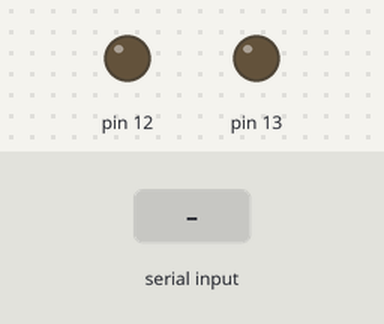
Simulated run of this sketch. Board: Arduino Uno, built with avr-gcc and run on an emulated ATmega328P. Parts: output pins drawn as LEDs (lit = HIGH). Inputs (shaded band) come from the test bench.

Above: at 1.2 s.
1.3 s: "90,45,200\n" received over Serial
At 2.2 s:
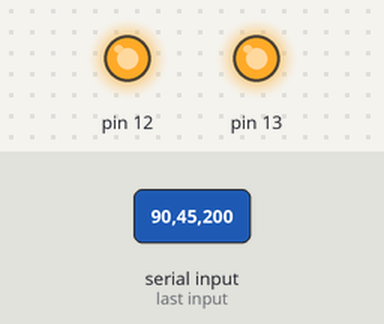
3.2 s: "MOTOR_SPEED:\n" received over Serial
At 4.5 s:
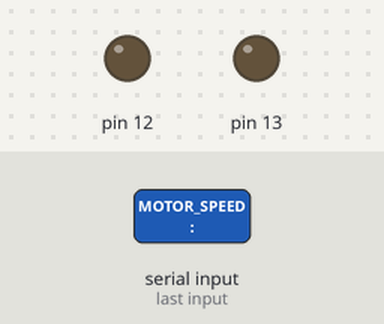
5.2 s: "90,45\n" received over Serial
At 6.3 s:
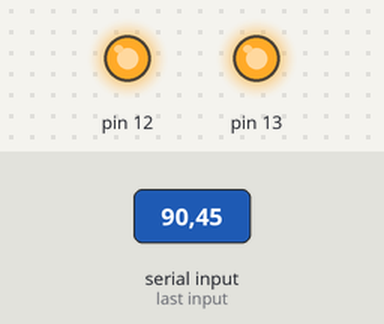
Timing chart, 0 to 8.2 s (numbered marks = the images above; inputs shaded):
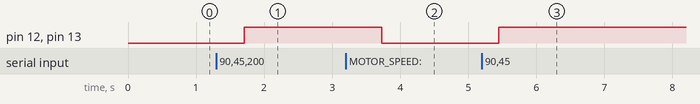

The sketch:

firmware.ino
```cpp
#include "config.h"
#include "motor.h"
#include "serial_cmd.h"

Motor left_motor, right_motor;

void setup() {
    serial_init(115200);
    motor_init(&left_motor,  LEFT_PWM,  MOTOR_BIAS);
    motor_init(&right_motor, RIGHT_PWM, 0.0f);
}

void loop() {
    serial_update(&left_motor, &right_motor);
}
```

motor.cpp
```cpp
#include "motor.h"

static int clamp(int val, int min, int max) {
    if (val < min) return min;
    if (val > max) return max;
    return val;
}

// Write a power level to one motor (forward direction)
static void write_motor(Motor *m, int power) {
    m->power = (uint8_t)clamp(power, 0, 100);
    analogWrite(m->pwm_pin, (m->power * 255) / 100);
}

void motor_init(Motor *m, uint8_t pwm_pin, float bias) {
    m->pwm_pin = pwm_pin;
    m->power   = 0;
    m->bias    = bias;

    pinMode(m->pwm_pin, OUTPUT);

    motor_stop(m);
}

void motor_set_power(Motor *left, Motor *right, uint8_t power) {
    // bias shifts power around the average — positive favours right, negative favours left
    int adjust = (int)(left->bias * power);

    write_motor(left,  power - adjust);
    write_motor(right, power + adjust);
}

void motor_apply_bias(Motor *left, Motor *right) {
    // Re-applies the bias split based on current power — for small in-flight corrections
    int adjust = (int)(left->bias * ((left->power + right->power) / 2.0f));

    write_motor(left,  (int)left->power  - adjust);
    write_motor(right, (int)right->power + adjust);
}

void motor_stop(Motor *m) {
    m->power = 0;
    // IN1 and IN2 both HIGH = active brake on the L298N
    analogWrite(m->pwm_pin, 0);
}

void motor_stop_all(Motor *left, Motor *right) {
    motor_stop(left);
    motor_stop(right);
}
```

motor.h
```cpp
#ifndef MOTOR_H
#define MOTOR_H

#include <Arduino.h>

// Holds everything needed to run one motor on an L298N
typedef struct {
    uint8_t pwm_pin;
    uint8_t power;    // current power level, 0-100
    float   bias;     // trim correction, -1.0 to +1.0 (store on left motor)
} Motor;

// Set up pins and zero the motor — call once per motor in setup()
void motor_init(Motor *m, uint8_t pwm_pin, float bias);

// Set both motors from a single 0-100 value — bias shifts the split around that average
// e.g. power=80, bias=0.1 → left gets 72, right gets 88
void motor_set_power(Motor *left, Motor *right, uint8_t power);

// Fine-tune an already-running pair using the bias stored on the left motor
// Useful for small in-flight corrections on top of set_power
void motor_apply_bias(Motor *left, Motor *right);

// Stop a single motor
void motor_stop(Motor *m);

// Stop both motors at once
void motor_stop_all(Motor *left, Motor *right);

#endif
```

serial_cmd.cpp
```cpp
// Serial command reference:
//   MOTOR_SPEED:0-100   — set both motors (bias shifts the split)
//   MOTOR_BIAS:-1.0-1.0 — update trim, positive favours right motor
//   MOTOR_STOP          — kill both motors immediately
//   STATUS              — print current speed and bias values

#include "serial_cmd.h"

void serial_init(int baud) {
    Serial.begin(baud);
    DEBUG("Serial ready");
}

// Parse and handle one complete command string e.g. "MOTOR_SPEED:50"
static void handle_command(const char *cmd, Motor *left, Motor *right) {

    if (strncmp(cmd, "MOTOR_SPEED:", 12) == 0) {
        int speed = atoi(cmd + 12);
        motor_set_power(left, right, speed);
        DEBUG_VAL("Speed set: ", speed);

    } else if (strncmp(cmd, "MOTOR_BIAS:", 11) == 0) {
        float bias = atof(cmd + 11);
        left->bias = bias;
        motor_apply_bias(left, right);
        DEBUG_VAL("Bias set: ", bias);

    } else if (strcmp(cmd, "MOTOR_STOP") == 0) {
        motor_stop_all(left, right);
        DEBUG("Motors stopped");

    } else if (strcmp(cmd, "STATUS") == 0) {
        Serial.print("Speed L: ");  Serial.println(left->power);
        Serial.print("Speed R: ");  Serial.println(right->power);
        Serial.print("Bias:    ");  Serial.println(left->bias);

    } else if (isdigit(cmd[0]) || (cmd[0] == '-' && isdigit(cmd[1]))) {
        int speed = atoi(cmd);
        motor_set_power(left, right, speed);
        DEBUG_VAL("Speed set: ", speed);
    } else {
        Serial.print("Unknown command: ");
        Serial.println(cmd);
    }
}

void serial_update(Motor *left, Motor *right) {
    static char buf[32];
    static uint8_t pos = 0;

    // Read one character at a time, build up a command until newline
    while (Serial.available()) {
        char c = Serial.read();

        if (c == '\n' || c == '\r') {
            if (pos > 0) {
                buf[pos] = '\0';
                handle_command(buf, left, right);
                pos = 0;
            }
        } else if (pos < sizeof(buf) - 1) {
            buf[pos++] = c;
        }
    }
}
```

serial_cmd.h
```cpp
#ifndef SERIAL_CMD_H
#define SERIAL_CMD_H

#include "motor.h"

// Add DEBUG_SERIAL to config.h to enable debug output
// #define DEBUG_SERIAL

#ifdef DEBUG_SERIAL
    #define DEBUG(msg)        Serial.println(msg)
    #define DEBUG_VAL(k, v)   Serial.print(k); Serial.println(v)
#else
    #define DEBUG(msg)
    #define DEBUG_VAL(k, v)
#endif

// Call once in setup()
void serial_init(int baud);

// Call every loop() — reads incoming commands and acts on them
void serial_update(Motor *left, Motor *right);

#endif
```

config.h
```cpp
#ifndef CONFIG_H
#define CONFIG_H
//#define DEBUG_SERIAL
#include <Arduino.h>

// Motor pins
#define LEFT_PWM    12
#define RIGHT_PWM   13

// Positive = right gets more power, negative = left gets more
#define MOTOR_BIAS  0.0f

#endif
```

Measured:
- after the input at 1.3 s, pin 12, pin 13: LOW → HIGH after 0.41 s
- after the input at 3.2 s, pin 12, pin 13: HIGH → LOW after 0.53 s
- after the input at 5.2 s, pin 12, pin 13: LOW → HIGH after 0.25 s
